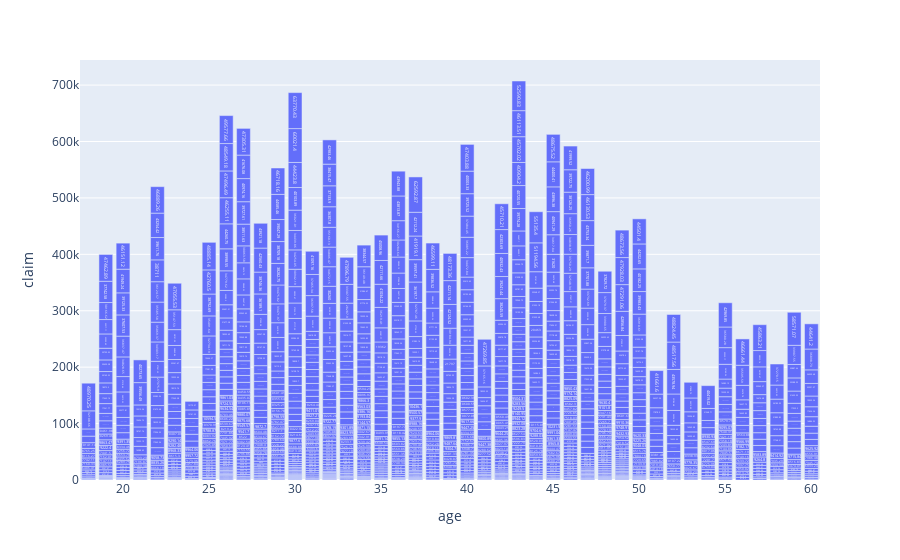

Notebook source saved alongside this figure:
### Markdown cell above
# the distribution of insurance claims by age

### Code cell
fig = px.bar(data, x="age", y="claim", text="claim")
fig.show()

### Figure 1 — Plotly figure (JSON) as saved in the notebook; plotly's stock layout.template omitted (floating-point values rounded to 4 significant figures; data arrays with more than 128 entries replaced by an {"elided": "..."} marker saying what was removed)
{"data": [{"alignmentgroup": "True", "hovertemplate": "age=%{x}<br>claim=%{text}<extra></extra>", "legendgroup": "", "marker": {"color": "#636efa", "pattern": {"shape": ""}}, "name": "", "offsetgroup": "", "orientation": "v", "showlegend": false, "text": {"elided": "1340 float values"}, "textposition": "auto", "type": "bar", "x": {"elided": "1340 int values"}, "xaxis": "x", "y": {"elided": "1340 float values"}, "yaxis": "y"}], "layout": {"barmode": "relative", "legend": {"tracegroupgap": 0}, "margin": {"t": 60}, "xaxis": {"anchor": "y", "domain": [0, 1], "title": {"text": "age"}}, "yaxis": {"anchor": "x", "domain": [0, 1], "title": {"text": "claim"}}}}
